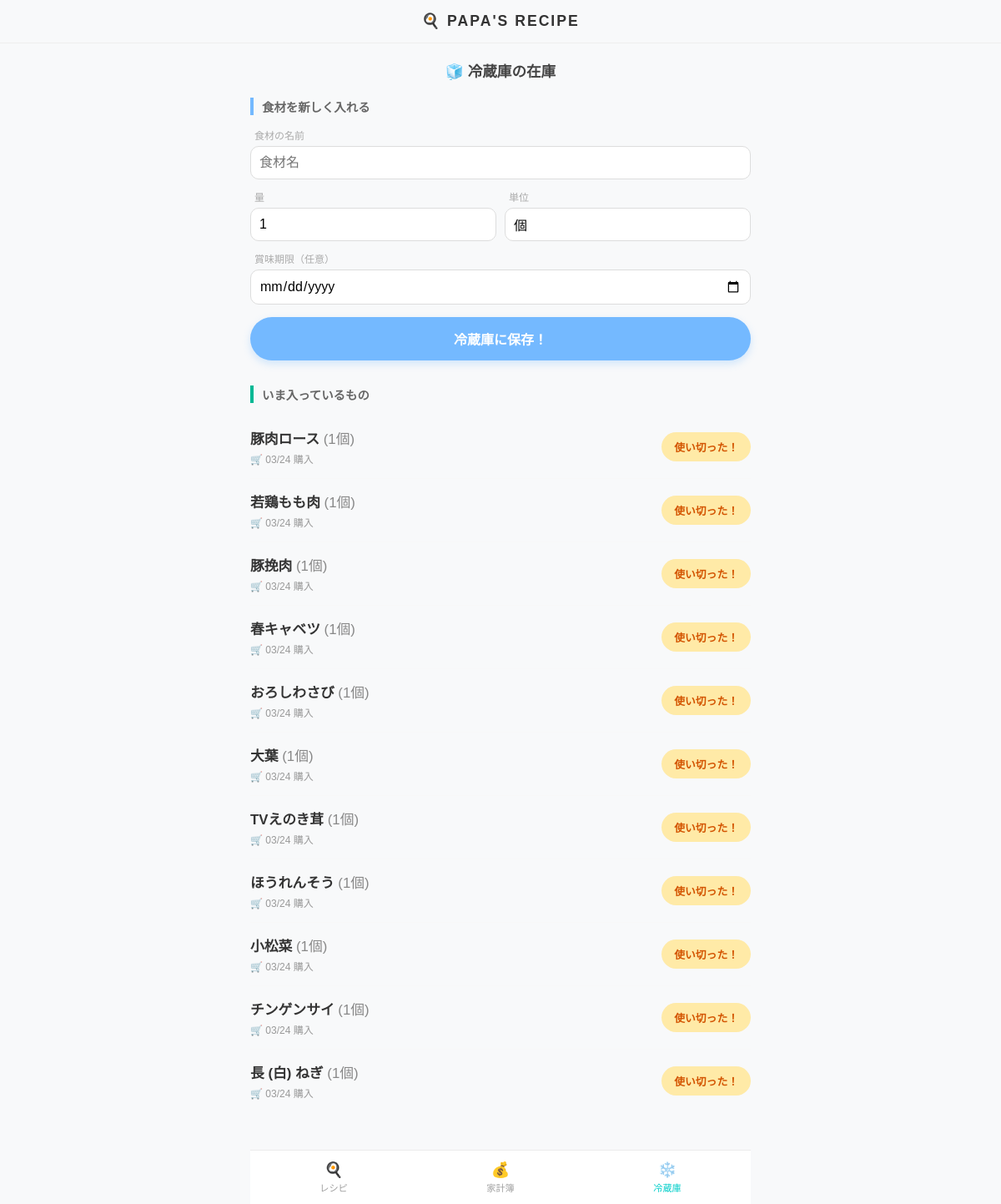
Screenshot of /inventory/ (signed in) with the database file from the repository.
### recipes/models.py (models this page shows, shortened)
class Inventory(models.Model):
    user = models.ForeignKey(User, on_delete=models.CASCADE)
    name = models.CharField(max_length=50, verbose_name="食材名")
    purchase_date = models.DateField(default=timezone.now, verbose_name="購入日")
    expiration_date = models.DateField(null=True, blank=True, verbose_name="賞味期限")
    quantity = models.IntegerField(default=1, verbose_name="数量")
    unit = models.CharField(max_length=20, default="個", verbose_name="単位")

### recipes/views.py (the view)
# urls.py: path('inventory/', views.inventory_list, name='inventory_list'),
@login_required
def inventory_list(request):
    items = Inventory.objects.filter(user=request.user).order_by('expiration_date')
    if request.method == 'POST':
        form = InventoryForm(request.POST)
        if form.is_valid():
            inventory = form.save(commit=False)
            inventory.user = request.user
            inventory.save()
            return redirect('inventory_list')
    else:
        form = InventoryForm()
    return render(request, 'recipes/inventory_list.html', {'items': items, 'form': form})

### recipes/forms.py
class InventoryForm(forms.ModelForm):
    class Meta:
        model = Inventory
        fields = ['name', 'quantity', 'unit', 'expiration_date']
        widgets = {
            'expiration_date': forms.DateInput(attrs={'type': 'date', 'style': 'padding: 10px; border-radius: 10px; border: 1px solid #ddd;'}),
            'name': forms.TextInput(attrs={'placeholder': '食材名', 'style': 'padding: 10px; border-radius: 10px; border: 1px solid #ddd;'}),
            'quantity': forms.NumberInput(attrs={'placeholder': '数量', 'style': 'padding: 10px; border-radius: 10px; border: 1px solid #ddd;'}),
            'unit': forms.TextInput(attrs={'placeholder': '単位', 'style': 'padding: 10px; border-radius: 10px; border: 1px solid #ddd;'}),
        }

### recipes/templates/recipes/inventory_list.html (shortened to what this page needs)
{% extends 'recipes/base.html' %}
{% block content %}
<h2 style="text-align: center; margin: 10px 0 20px; color: #444; font-size: 1.1em;">🧊 冷蔵庫の在庫</h2>
<div class="ui-card inventory-add-section">
    <h3 style="font-size: 0.9em; margin: 0 0 15px 0; color: #666; border-left: 4px solid #74b9ff; padding-left: 10px;">食材を新しく入れる</h3>
    <form method="post" class="inventory-form">
        <label style="font-size: 0.75em; color: #aaa; margin-left: 5px;">食材の名前</label>
        {{ form.name }}
        <div style="display: flex; gap: 10px;">
            <div style="flex: 1;">
                <label style="font-size: 0.75em; color: #aaa; margin-left: 5px;">量</label>
                {{ form.quantity }}
            </div>
            <div style="flex: 1;">
                <label style="font-size: 0.75em; color: #aaa; margin-left: 5px;">単位</label>
                {{ form.unit }}
            </div>
        </div>
        <label style="font-size: 0.75em; color: #aaa; margin-left: 5px;">賞味期限（任意）</label>
        {{ form.expiration_date }}
        <button type="submit" class="btn-submit">冷蔵庫に保存！</button>
    </form>
</div>
<div class="ui-card">
    <h3 style="font-size: 0.9em; margin: 0 0 15px 0; color: #666; border-left: 4px solid #00b894; padding-left: 10px;">いま入っているもの</h3>
    {% for item in items %}
    <div class="item-card">
        <div class="item-main">
            <div class="item-name">
                {{ item.name }}
                <span style="font-weight: normal; color: #888;">({{ item.quantity }}{{ item.unit }})</span>
            </div>
            <div class="item-meta">
                <span>🛒 {{ item.purchase_date|date:"m/d" }} 購入</span>
            </div>
        </div>
        <a href="{% url 'inventory_delete' item.pk %}"
           class="btn-delete"
           onclick="return confirm('「{{ item.name }}」使い切った？')">
           使い切った！
        </a>
    </div>
    {% empty %}
    <div style="text-align: center; padding: 40px 0;">
        <p style="font-size: 3em; margin: 0;">🍃</p>
        <p style="color: #bbb; font-size: 0.9em; font-weight: bold;">冷蔵庫、空っぽやで。</p>
    </div>
    {% endfor %}
</div>
{% endblock %}

### recipes/templates/recipes/base.html (style rules this page uses)
body { font-family: 'Noto Sans JP', sans-serif; background-color: #F8F9FA; color: #333; margin: 0; padding-bottom: 90px; }
input, textarea, select { font-size: 16px !important; font-family: inherit; }

### recipes/templates/recipes/inventory_list.html (style rules this page uses)
.inventory-form input[type="text"], .inventory-form input[type="number"], .inventory-form select { width: 100%; max-width: 100%; box-sizing: border-box; -webkit-appearance: none; border: 1px solid #ddd; padding: 12px; border-radius: 12px; font-size: 16px !important; margin-bottom: 12px; display: block; }
.inventory-form input[type="date"] { display: block; width: 100% !important; max-width: 100%; box-sizing: border-box; padding: 12px; border-radius: 12px; border: 1px solid #ddd; font-size: 16px !important; -webkit-appearance: none; margin: 5px 0 15px 0; }
.inventory-form label { display: block; margin-bottom: 5px; font-size: 0.9em; color: #666; }
.inventory-add-section { margin-bottom: 30px; }
.inventory-form input { width: 100%; margin-bottom: 12px; padding: 12px; border: 1px solid #ddd; border-radius: 12px; box-sizing: border-box; }
.btn-submit { background-color: #74b9ff; color: white; border: none; padding: 14px; border-radius: 30px; font-weight: bold; width: 100%; font-size: 1em; box-shadow: 0 4px 10px rgba(116, 185, 255, 0.3); }
.item-card { display: flex; justify-content: space-between; align-items: center; padding: 15px 0; border-bottom: 1px solid #f8f8f8; }
.item-card:last-child { border-bottom: none; }
.item-main { flex-grow: 1; }
.item-name { font-weight: bold; font-size: 1.05em; color: #333; }
.item-meta { font-size: 0.75em; color: #999; margin-top: 4px; display: flex; gap: 10px; }
.btn-delete { background-color: #ffeaa7; color: #d35400; text-decoration: none; padding: 8px 15px; border-radius: 20px; font-size: 0.8em; font-weight: bold; white-space: nowrap; margin-left: 10px; }

### rows the page displays
Inventory: name "豚肉ロース", quantity "1", unit "個", purchase_date "03/24"
Inventory: name "若鶏もも肉", quantity "1", unit "個", purchase_date "03/24"
Inventory: name "豚挽肉", quantity "1", unit "個", purchase_date "03/24"
Inventory: name "春キャベツ", quantity "1", unit "個", purchase_date "03/24"
Inventory: name "おろしわさび", quantity "1", unit "個", purchase_date "03/24"
Inventory: name "大葉", quantity "1", unit "個", purchase_date "03/24"
Inventory: name "TVえのき茸", quantity "1", unit "個", purchase_date "03/24"
Inventory: name "ほうれんそう", quantity "1", unit "個", purchase_date "03/24"
Inventory: name "小松菜", quantity "1", unit "個", purchase_date "03/24"
Inventory: name "チンゲンサイ", quantity "1", unit "個", purchase_date "03/24"
Inventory: name "長 (白) ねぎ", quantity "1", unit "個", purchase_date "03/24"
